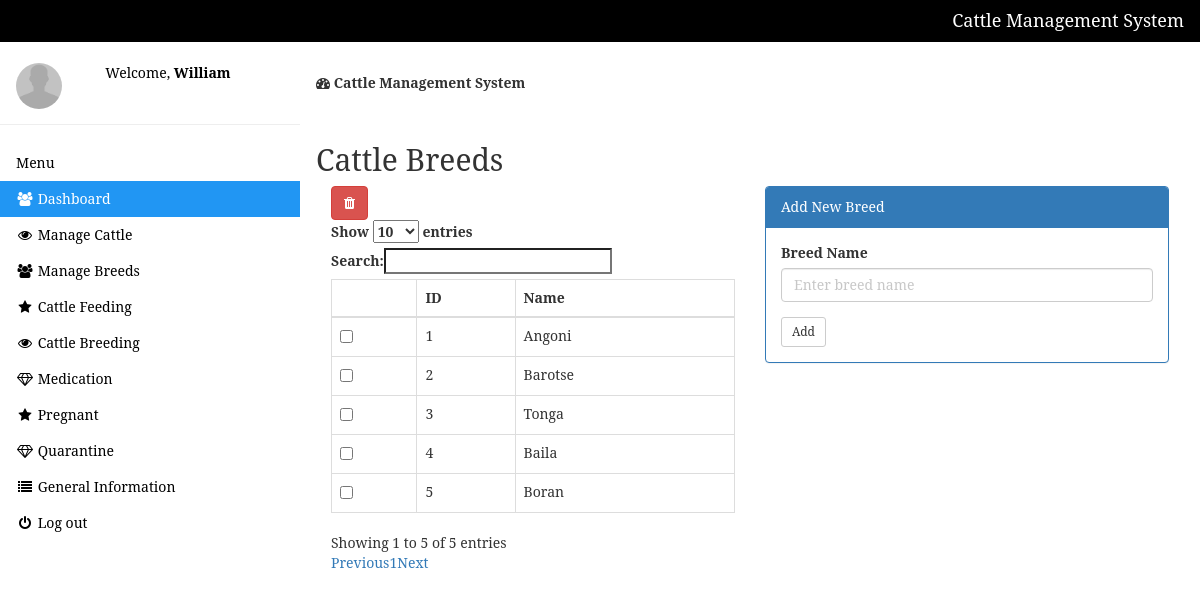
Screenshot of /manage-breed.php (signed in) with the database file from the repository.
### tables this page shows
CREATE TABLE `breed` (
  `id` int NOT NULL,
  `name` varchar(255) NOT NULL
);

### manage-breed.php (the view, shortened to what this page needs)
<?php include 'setting/system.php'; ?>
<?php include 'theme/head.php'; ?>
<?php include 'theme/sidebar.php'; ?>
<div class="w3-main" style="margin-left:300px;margin-top:43px;">
  <header class="w3-container" style="padding-top:22px">
    <h5><b><i class="fa fa-dashboard"></i> Cattle Management System</b></h5>
  </header>
 <div class="w3-container" style="padding-top:22px">
	 <div class="w3-row">
	 	<h2>Cattle Breeds</h2>
	 	<div class="col-md-6">
	 		<a title="Check to delete from list" data-toggle="modal" data-target="#_removed" id="delete"  class="btn btn-danger"><i class="fa fa-trash"></i>
			</a>
	 		<form method="post" action="delete_breed.php">
	 		<table class="table table-hover table-bordered" id="table">
	 			<thead>
	 				<tr>
	 					<th></th>
	 					<th>ID</th>
	 					<th>Name</th>
	 				</tr>
	 			</thead>
	 			<tbody>
	 				<?php
	 				$get = $db->query("SELECT * FROM breed");
	 				$res = $get->fetchAll(PDO::FETCH_OBJ);
	 				foreach($res as $n){ ?>
                         <tr>
                         	<td>
                         		<input type="checkbox" name="selector[]" value="<?php echo $n->id ?>">
                         	</td>
                         	<td> <?php echo $n->id; ?> </td>
                         	<td>  <?php echo $n->name; ?> </td>
                         </tr>
	 				<?php }
	 				?>
	 			</tbody>
	 		</table>
	 	</form>
	 	</div>
	 	<div class="col-md-6">
	 		<div class="panel panel-primary">
	 			<div class="panel-heading">Add New Breed</div>
	 			<div class="panel-body">
	 				<form method="post">
	 					<div class="form-group">
	 						<label class="control-label">Breed Name</label>
	 						<input type="text" name="breed" class="form-control" placeholder="Enter breed name">
	 					</div>
	 					<button class="btn btn-sm btn-default" type="submit" name="submit">Add</button>
	 				</form>
	 			</div>
	 		</div>
	 	</div>
	 	 </div>
</div>
</div>

### theme/head.php (style rules this page uses)
body { font-family: 'Serif'; background-color: #FFFFFF; }

### rows the page displays
breed: id "1", name "Angoni"
breed: id "2", name "Barotse"
breed: id "3", name "Tonga"
breed: id "4", name "Baila"
breed: id "5", name "Boran"

### other values shown
NAME_ "Cattle Management System"
$_SESSION['user'] "William"
